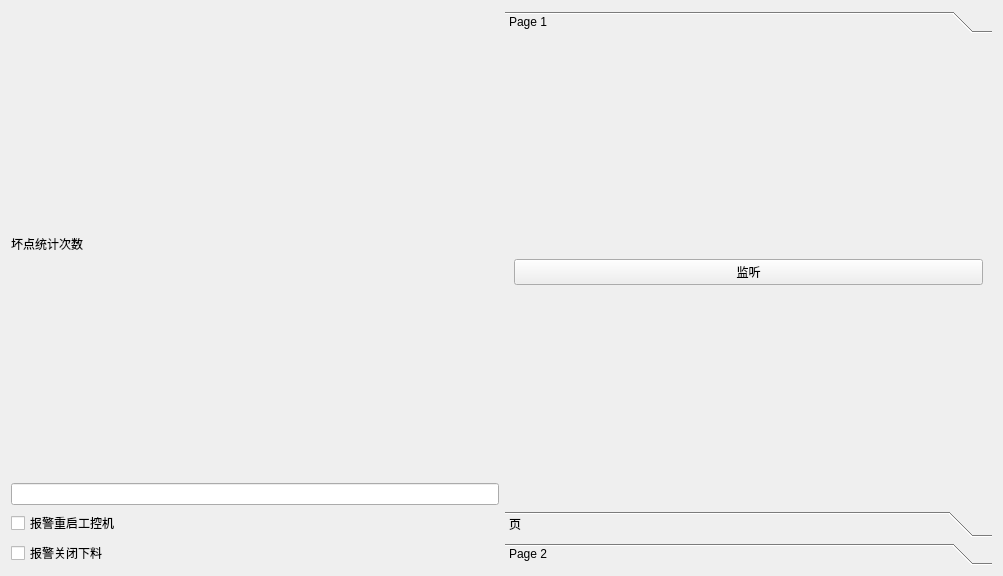
<?xml version="1.0" encoding="UTF-8"?>
<ui version="4.0">
 <class>ipcAlarmControlWidget</class>
 <widget class="QWidget" name="ipcAlarmControlWidget">
  <property name="geometry">
   <rect>
    <x>0</x>
    <y>0</y>
    <width>1003</width>
    <height>576</height>
   </rect>
  </property>
  <property name="windowTitle">
   <string>Form</string>
  </property>
  <layout class="QGridLayout" name="gridLayout_4">
   <item row="0" column="0">
    <layout class="QVBoxLayout" name="verticalLayout">
     <item>
      <widget class="QLabel" name="ipcbadstaticscountlabel">
       <property name="text">
        <string>坏点统计次数</string>
       </property>
      </widget>
     </item>
     <item>
      <widget class="myLineEdit" name="ipcbadstaticscountlineEdit"/>
     </item>
     <item>
      <widget class="QCheckBox" name="alarmfeedoffCheckBox">
       <property name="text">
        <string>报警重启工控机</string>
       </property>
      </widget>
     </item>
     <item>
      <widget class="QCheckBox" name="alarmfeedoffCheckBox_2">
       <property name="text">
        <string>报警关闭下料</string>
       </property>
      </widget>
     </item>
    </layout>
   </item>
   <item row="0" column="1">
    <widget class="QToolBox" name="toolBox">
     <property name="currentIndex">
      <number>0</number>
     </property>
     <widget class="QWidget" name="page">
      <property name="geometry">
       <rect>
        <x>0</x>
        <y>0</y>
        <width>484</width>
        <height>454</height>
       </rect>
      </property>
      <attribute name="label">
       <string>Page 1</string>
      </attribute>
      <layout class="QGridLayout" name="gridLayout_3">
       <item row="0" column="0">
        <widget class="QPushButton" name="pushButton">
         <property name="text">
          <string>监听</string>
         </property>
        </widget>
       </item>
      </layout>
     </widget>
     <widget class="QWidget" name="page_3">
      <attribute name="label">
       <string>页</string>
      </attribute>
      <layout class="QGridLayout" name="gridLayout_2">
       <item row="0" column="0">
        <widget class="QPushButton" name="pushButton_2">
         <property name="text">
          <string>解除监听</string>
         </property>
        </widget>
       </item>
      </layout>
     </widget>
     <widget class="QWidget" name="page_2">
      <property name="geometry">
       <rect>
        <x>0</x>
        <y>0</y>
        <width>484</width>
        <height>454</height>
       </rect>
      </property>
      <attribute name="label">
       <string>Page 2</string>
      </attribute>
      <layout class="QGridLayout" name="gridLayout">
       <item row="0" column="0">
        <widget class="QPushButton" name="pushButton_3">
         <property name="text">
          <string>3</string>
         </property>
        </widget>
       </item>
      </layout>
     </widget>
    </widget>
   </item>
  </layout>
 </widget>
 <customwidgets>
  <customwidget>
   <class>myLineEdit</class>
   <extends>QLineEdit</extends>
   <header location="global">mysortwidget/mylineedit.h</header>
  </customwidget>
 </customwidgets>
 <resources/>
 <connections/>
</ui>
